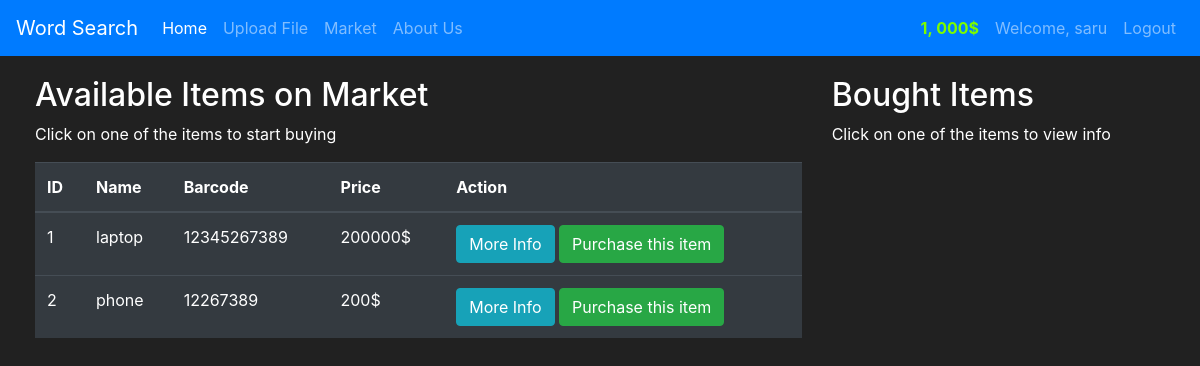
The page /market (signed in) on the database its author committed.
### market/models.py (models this page shows, shortened)
class User(db.Model, UserMixin):
	id = db.Column(db.Integer(), primary_key=True)
	username = db.Column(db.String(length=30), nullable=False, unique=True)
	email_address = db.Column(db.String(length=50), nullable=False, unique=True)
	password_hash = db.Column(db.String(length=60), nullable=False)
	budget = db.Column(db.Integer(), nullable=False, default=1000)
	items = db.relationship('Item', backref="owned_user", lazy=True)
	@property
	def prettier_budget(self):
		if len(str(self.budget >= 4)):
			return f'{str(self.budget)[:-3]}, {str(self.budget)[-3:]}$'
		else:
			return f"(self.budget)"
	@property
	def password(self):
		return self._password

class Item(db.Model):
	id = db.Column(db.Integer(), primary_key=True)
	name = db.Column(db.String(length=20), nullable=True, unique=True)
	price = db.Column(db.Integer(), nullable=False, unique=True)
	barcode = db.Column(db.String(length=12), nullable=False, unique=True)
	description = db.Column(db.String(length=2000), nullable=False)
	owner = db.Column(db.Integer(), db.ForeignKey('user.id'))

### market/routes.py (the view, shortened to what this page needs)
@app.route('/market', methods=['GET', 'POST'])
@login_required
def market():
	purchase_form = PurchaseItemForm()
	selling_form = SellItemForm()
	if request.method =="GET":
		items = Item.query.filter_by(owner=None)
		owned_items = Item.query.filter_by(owner=current_user.id)
		return render_template('market.html', items=items, purchase_form=purchase_form, owned_items=owned_items, selling_form=selling_form)

### market/models.py (called while the page is built)
@login_manager.user_loader
def load_user(user_id):
    return User.query.get(int(user_id))

### market/templates/market.html (shortened to what this page needs)
{% extends 'layout.html' %}
{% block content %}
<div class="row" style="margin-top: 20px; margin-left: 20px;">
	<div class="col-8">
		<h2>Available Items on Market</h2>
		<p>Click on one of the items to start buying</p>
			<table class="table table-hover table-dark">
	    <thead>
	        <tr>
	            <th scope="col">ID</th>
	            <th scope="col">Name</th>
	            <th scope="col">Barcode</th>
	            <th scope="col">Price</th>
	            <th scope="col">Action</th>
	        </tr>
	    </thead>
	    <tbody>
	        {% for item in items %}
            <tr>
              <td>{{ item.id }}</td>
              <td>{{ item.name }}</td>
              <td>{{ item.barcode }}</td>
              <td>{{ item.price }}$</td>
              <td>
              	<button class="btn btn-outline btn-info" data-toggle="modal" data-target="#Modal-MoreInfo-{{ item.id }}">More Info</button>
              	<button class="btn btn-outline btn-success" data-toggle="modal" data-target="#Modal-PurchaseConfirm-{{ item.id }}">Purchase this item</button>
              </td>
            </tr>
	        {% endfor %}
	    </tbody>
	</table>
	</div>
	<div class="col-4">
		<h2>Bought Items</h2>
		<p>Click on one of the items to view info</p>
		<br>
	</div>
</div>
{% endblock %}

### market/templates/layout.html (shortened to what this page needs)
<!doctype html>
<html lang="en">
  <head>
    <link rel="stylesheet" href="https://cdn.jsdelivr.net/npm/bootstrap@4.5.3/dist/css/bootstrap.min.css">
  </head>
  <body>
   	<nav class="navbar navbar-expand-md navbar-dark bg-primary">
		<a class="navbar-brand" href="#">Word Search</a>
		<div class="collapse navbar-collapse" id="navbarNav">
			<ul class="navbar-nav mr-auto">
			    <li class="nav-item active">
			        <a class="nav-link" href="{{ url_for('home_page') }}">Home <span class="sr-only">(current)</span></a>
			    </li>
			    <li class="nav-item">
			        <a class="nav-link" href=" {{ url_for('upload') }}">Upload File</a>
			    </li>
			    <li class="nav-item">
			        <a class="nav-link" href="{{ url_for('market') }}">Market</a>
			    </li>
			    <li class="nav-item">
			        <a class="nav-link" href="{{ url_for('about_us') }}">About Us</a>
			    </li>
			</ul>
			{% if current_user.is_authenticated %}
				<ul class="navbar-nav">
					<li class="nav-item">
			        <a class="nav-link" style="color: lawngreen; font-weight: bold;">{{current_user.prettier_budget}}</a>
			    </li>
			    <li class="nav-item">
			        <a class="nav-link" >Welcome, {{ current_user.username }}</a>
			    </li>
			    <li class="nav-item">
			        <a class="nav-link" href="{{ url_for('logout_page') }}">Logout</a>
			    </li>
				</ul>
			{% endif %}
	  	</div>
	</nav>
  {% block content %}
	{% endblock %}
  </body>
</html>

### market/templates/layout.html (style rules this page uses)
body { background-color: #212121 ; color: white; }

### rows shown on the page
User: prettier_budget "1, 000$", username "saru"
Item: id "1", name "laptop", barcode "12345267389", price "200000"
Item: id "2", name "phone", barcode "12267389", price "200"
